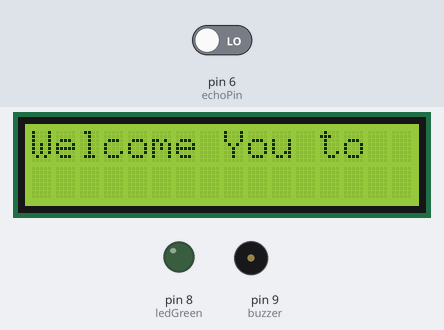
This sketch was run on a simulated Arduino Uno, built with avr-gcc and run on an emulated ATmega328P. Shown: 16×2 character LCD, output pins drawn as LEDs (lit = HIGH), buzzer (waves = sounding, pin HIGH). The inputs (shaded band) are chosen by the test bench; at power-on: pin 6 (echoPin) LOW. Pins used as bus, display or sensor lines are not drawn; what the sketch prints to the serial monitor is not drawn.

Above: at 0.1 s.
At 1.1 s:
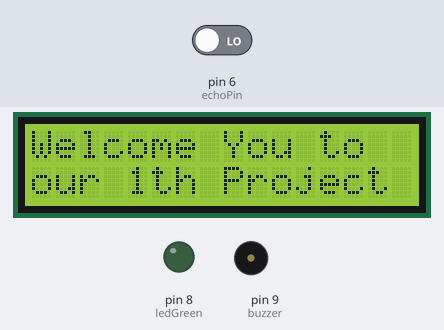
At 2.1 s:
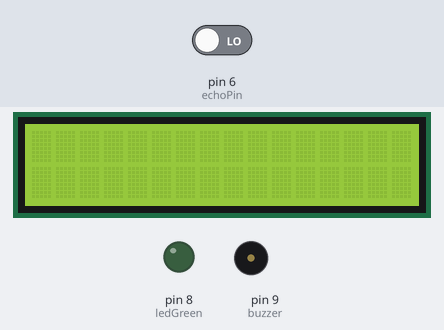
At 7.5 s:
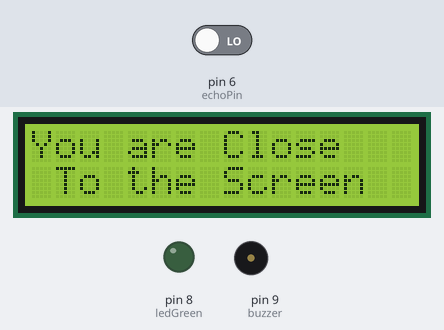
Timing chart, 0 to 40.0 s (numbered marks = the images above):
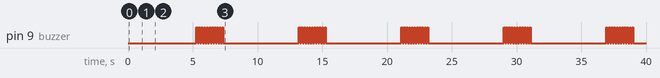

Measured:
- by itself, pin 9 (buzzer): repeats every 7.9 s: HIGH 0.10 s, LOW 5.8 s, 10 × (HIGH 0.10 s, LOW 0.10 s)
- by itself, everything shown: repeats every 7.9 s, in 26 steps
- what the display in image 1 shows lasts 1.0 s, from 1.1 s to 2.1 s
- what the display in image 2 shows lasts 3.1 s, from 2.1 s to 5.2 s

The sketch:

OurProject_Code.ino
```cpp
#include <LiquidCrystal.h>

// Some Global Variable
LiquidCrystal lcd(12, 11, 5, 4, 3, 2);
// Ultra Sonic Sensor
int trigPin = 7;
int echoPin = 6;

int buzzer = 9; // and red led same pin here
int ledGreen = 8;

// Some Parameter Declaration
long duration, inches, cm;

void setup() {
  // put your setup code here, to run once:
  pinMode(trigPin, OUTPUT);
  pinMode(echoPin, INPUT);
  pinMode(buzzer, OUTPUT);
  pinMode(ledGreen, OUTPUT);
  Serial.begin(9600);
  lcd.begin(16, 2);
  lcd.setCursor(0, 0);
  lcd.print("Welcome You to ");
  delay(1000);
  lcd.setCursor(0, 1);
  lcd.print("our 1th Project");
  delay(1000);
  lcd.clear();
}

void loop() {
  // put your main code here, to run repeatedly:
  digitalWrite(trigPin, LOW);
  delay(1000);
  digitalWrite(trigPin, HIGH);
  delay(1000);
  digitalWrite(trigPin, LOW);

  duration = pulseIn(echoPin, HIGH);
  inches = microsecondsToInches(duration);
  cm = microsecondsToCentimeters(duration);


  // This is for the Serial Monitor
  Serial.print(inches);
  Serial.print("Inches, ");
  Serial.print(cm);
  Serial.print("cm");
  Serial.println();
  delay(100);

  // This is for the LCD Monitor
  lcd.setCursor(0, 0);
  lcd.print(inches);
  lcd.print(" Inches");
  lcd.setCursor(0, 1);
  lcd.print(cm);
  lcd.print(" cm");
  delay(100);

  if (inches <= 12 && cm <= 30) {
    digitalWrite(ledGreen, LOW);
    for (int i = 0; i <= 10; i++) {
      digitalWrite(buzzer, HIGH);
      delay(100);
      digitalWrite(buzzer, LOW);
      delay(100);
    }
    lcd.setCursor(0, 0);
    lcd.print("You are Close");
    lcd.setCursor(0, 1);
    lcd.print(" To the Screen ");
    delay(1500);
    lcd.clear();


    lcd.setCursor(0, 0);
    lcd.print("Go Back");
    lcd.setCursor(0, 1);
    lcd.print("Make Distance");
    delay(1000);
    lcd.clear();

  } else {
    digitalWrite(ledGreen, HIGH);
    delay(100);
    digitalWrite(ledGreen, LOW);
    delay(100);
  }
}

long microsecondsToInches(long microseconds) {
  return microseconds / 74 / 2;
}

long microsecondsToCentimeters(long microseconds) {
  return microseconds / 29 / 2;
}
```
